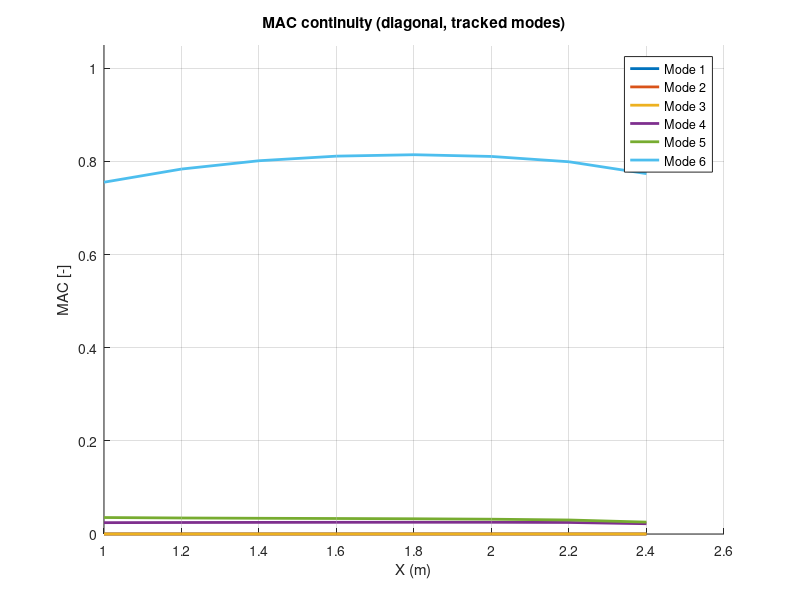
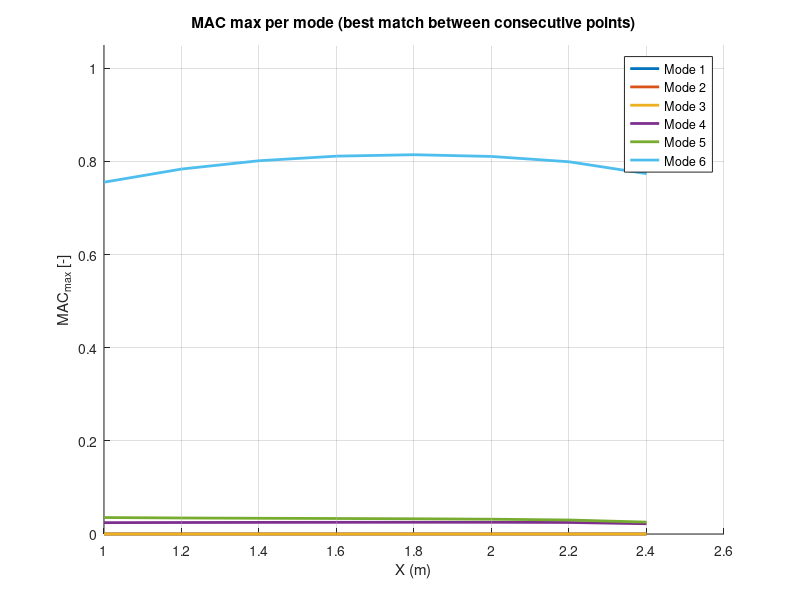
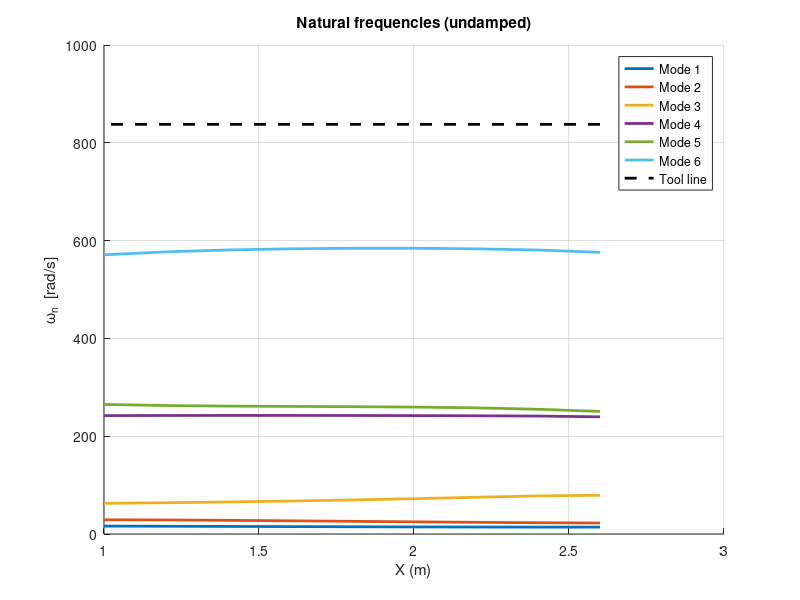
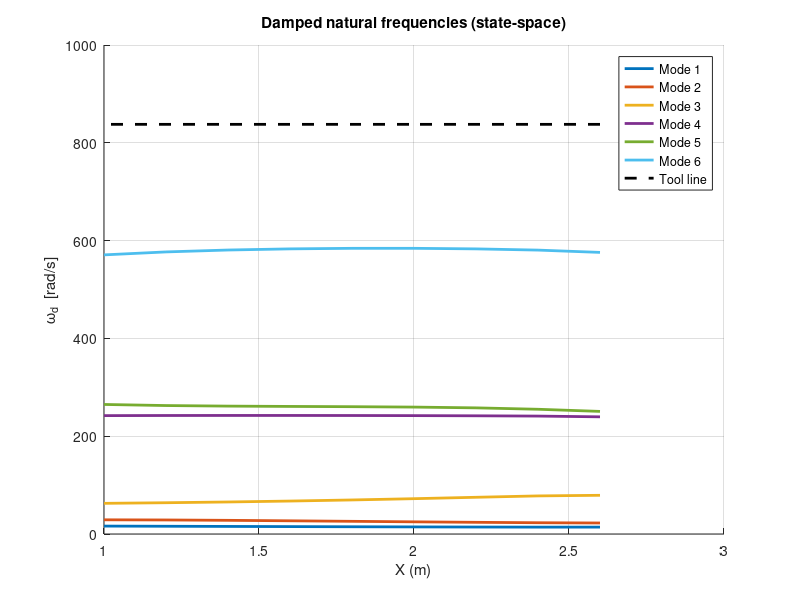

Write the MATLAB code that produced these figures, in order. (Note: this script raises an error after producing the figures.)
function RobotStifnessModel()

% =========================================================================
% RobotStifnessModel.m
%
% Dynamic stiffness + modal model for a 6-DOF industrial robot along a
% Cartesian trajectory.
%
% Pipeline (high level):
%   1) Define robot parameters: DH geometry, link COM, masses, inertias,
%      joint stiffness/damping.
%   2) Define Cartesian target points p [m] and constant TCP orientation Rot [rad].
%   3) Inverse kinematics (GetAngles): returns joint angles q [rad] for each target.
%      - Uses an analytic seed for joints 1–3 (wrist center geometry)
%      - Refines full 6-DOF solution with numerical IK (damped least squares).
%   4) Forward-kinematics sanity check: verifies FK(q) ≈ target p.
%   5) For each posture q:
%      - D(q): inertia matrix [kg·m²]
%      - G(q): gravity torque vector [N·m]
%      - Kg = dG/dq: gravity stiffness (linearization) [N·m/rad]
%      - Kt = Ks + Kg: total joint stiffness [N·m/rad]
%      - Undamped eigenproblem: Kt φ = ωn² D φ
%      - Mode tracking along the path using MAC (modal assurance criterion)
%      - Damped state-space eigenvalues → ωd and damping ratio ζ
%      - Dominant mode in Cartesian X/Y via Jacobian-based weighting
%
% Units:
%   - Length: m
%   - Angle: rad
%   - Mass: kg
%   - Inertia: kg·m²
%   - Joint stiffness Ks: N·m/rad
%   - Joint damping  Cs: N·m·s/rad
%   - Natural frequency ω: rad/s   (f = ω / 2π in Hz)
%   - Cartesian stiffness (modal/static): N/m
% =========================================================================
% Key computed outputs (per posture index p):
%   wn(p,k)      : undamped natural frequencies [rad/s]
%   wd(p,k)      : damped natural frequencies [rad/s] (from state-space)
%   zeta(p,k)    : damping ratios [-]
%   Phi_all{p}   : tracked joint-space mode shapes [6x6] (mass-normalized)
%   DomModeX/Y   : dominant mode index in Cartesian X / Y [-]
%   wn_domX/Y    : dominant undamped natural frequency in X / Y [rad/s]
%   zeta_domX/Y  : damping ratio of the dominant mode in X / Y [-]
%   k_modal_X/Y  : equivalent Cartesian modal stiffness in X / Y [N/m]
%   Kx_static/Y  : static Cartesian stiffness check in X / Y [N/m]
% =========================================================================

clear; clc;
pkg load control

%% =============================================================================
%% ------------------ Parameters -----------------------------------------------
%% =============================================================================

% Toolw is used as a reference excitation line in the frequency plots.

RPM = 2000;                % [rev/min]
z_teeth = 4;               % [-] number of teeth
Toolw = RPM*(2*pi/60)*z_teeth;    % [rad/s] tooth passing frequency

% DH convention (as used by dh_num):
% T_i = RotZ(theta_i) * TransZ(d_i) * TransX(a_i) * RotX(alpha_i)
% where theta_i = q(i). All kinematics/dynamics functions below assume this.


a     = [0.33 1.15 0.115 0 0 0];             % [m]
d     = [0.645 0 0 1.22 0 0.24];             % [m]
alpha = [pi/2 0 pi/2 pi/2 -pi/2 0];         % [rad]

% Link center-of-mass offsets in each link frame (DH frame i):
% r_cm_i = [lc(i); lc_y(i); lc_z(i)] [m]
% In this dataset only the x-offset is used (lc_y = lc_z = 0).

lc    = [0.35 0.60 0.55 0.15 0.12 0.20];     % [m]
lc_y  = [0.00 0.00 0.00 0.00 0.00 0.00];     % [m]
lc_z  = [0.00 0.00 0.00 0.00 0.00 0.00];     % [m]

m     = [315 315 165 20 35 46];              % [kg]

Ixx = [ 12.0  18.0  10.5  0.40  0.80  1.10 ];  % [kg*m^2]
Iyy = [  9.0  14.0   8.0  0.30  0.60  0.90 ];  % [kg*m^2]
Izz = [  6.0   9.5   5.5  0.20  0.40  0.70 ];  % [kg*m^2]

Ixy = [ 0 0 0 0 0 0 ];  % [kg*m^2]
Ixz = [ 0 0 0 0 0 0 ];  % [kg*m^2]
Iyz = [ 0 0 0 0 0 0 ];  % [kg*m^2]

% Ks: diagonal joint stiffness matrix (torsional spring at each joint).
% Cs: diagonal joint viscous damping matrix (linearized joint damping).

Ks = diag([1409800 400760 935280 360000 370000 380000]);    % [N*m/rad]
Cs = diag([2e1  2e2  2e1  5e1  5e1  2e1 ]);     % [N*m*s/rad]
g  = 9.81;                                       % [m/s^2]

%% =============================================================================
%% Trajectory (q1..q6)
%% =============================================================================

% Trajectory definition:
%   p(i,:) = [x y z] target TCP position in base frame [m].
%   Here y is kept at 0 and z at 0.2 m, while x is swept from 2.6 → 1.0 m.

p = [2.6,0,0.2;
2.4,0,0.2;
2.2,0,0.2;
2.0,0,0.2;
1.8,0,0.2;
1.6,0,0.2;
1.4,0,0.2;
1.2,0,0.2;
1.0,0,0.2];   %[m]

p_traj = p;

% --- Orientation convention used in this project ---
% Rot = [psi, theta, phi] = [Rx, Ry, Rz] in radians (roll, pitch, yaw).
% The TCP rotation matrix is built as: R = Rz(phi) * Ry(theta) * Rx(psi)  (ZYX order).

Rot = [0,pi/2,-pi/2];


%% =============================================================================

xpos = p(:,1);

Angcord = GetAngles(a, d, alpha, p, Rot);

% Forward kinematics check:
%   For each IK solution Angcord(i,:), compute FK via dh_num and compare
%   with the requested target position p(i,:). This is the quickest way to
%   detect convention mismatches (DH / tool offset / orientation).

fprintf("\n=== TCP FK check ===\n");
for ii=1:size(Angcord,1)
    T = eye(4);
    for jj=1:6
        T = T * dh_num(a(jj), alpha(jj), d(jj), Angcord(ii,jj));
    end
    fk = T(1:3,4).';
    fprintf("i=%d target=[%.3f %.3f %.3f] fk=[%.3f %.3f %.3f]\n", ...
        ii, p(ii,1),p(ii,2),p(ii,3), fk(1),fk(2),fk(3));
end
fprintf("====================\n\n");

n = 6;

%% =========================================================================
%% Modal analysis
%% =========================================================================

N = size(Angcord,1);

wn   = zeros(N,n);   % [rad/s]
wd   = zeros(N,n);   % [rad/s]
zeta = zeros(N,n);   % [-]

DomModeX = zeros(N,1);
DomModeY = zeros(N,1);

wn_domX = zeros(N,1);
wn_domY = zeros(N,1);

zeta_domX = zeros(N,1);
zeta_domY = zeros(N,1);

k_modal_X = zeros(N,1);
k_modal_Y = zeros(N,1);

Phi_all = cell(N,1);     % store tracked mode shapes
S_all   = cell(N-1,1);   % store MAC matrices between consecutive points
phi_prev = [];

% --- Numerical derivative step (for Kg) ---
epsK = 1e-5;

% --- Sanity check storage (for research plots / QA logs) ---
symErrD  = zeros(N,1);
minEigD  = zeros(N,1);
condD    = zeros(N,1);
Pgrav    = zeros(N,1);
Kg_sens  = zeros(N,1);  % simple sensitivity metric
Kx_static = zeros(N,1);
Ky_static = zeros(N,1);

% === Modal constants at TCP for SLD (per posture, per mode) ===
PhiX_all = zeros(N,n);   % b_x = (Jv*phi)_x
PhiY_all = zeros(N,n);   % b_y = (Jv*phi)_y

uX = zeros(N,n);         % u_xj = b_xj^2  (units ~ 1/kg)
uY = zeros(N,n);         % u_yj = b_yj^2

uXY = zeros(N,n);        % cross term b_xj*b_yj (useful if someone wants Gxy)

k_eq_X = zeros(N,n);     % k_xj = wn^2 / u_xj  [N/m]
k_eq_Y = zeros(N,n);     % k_yj = wn^2 / u_yj  [N/m]

c_eq_X = zeros(N,n);     % c_xj = 2*zeta*wn / u_xj [N*s/m]
c_eq_Y = zeros(N,n);     % c_yj = 2*zeta*wn / u_yj [N*s/m]


for p = 1:N

% =====================================================================
% Per-posture loop
%   For each joint configuration q0 = Angcord(p,:), we build the joint-space
%   dynamic model and extract modal parameters.
%
%   Kt = Ks + Kg includes gravity stiffness (linearization of gravity torque).
%   Undamped modes come from:  Kt * phi = wn^2 * D * phi
%   where D is the inertia matrix.
% =====================================================================

    q0 = Angcord(p,:).';

    % --- Inertia matrix (numeric, exact) ---
    D = inertia_numeric(q0,a,d,alpha,lc,lc_y,lc_z,m,Ixx,Iyy,Izz,Ixy,Ixz,Iyz);

    % --- Gravity stiffness Kg (numeric linearization) ---
    Kg = zeros(n);
    for i=1:n  % Numeric derivative (central difference)
        dq = zeros(n,1);     % A column vector with zeros.
        dq(i)=epsK;          % we apply the perturbation just to the joint i
        Gp = gravity_numeric(q0+dq,a,d,alpha,lc,lc_y,lc_z,m,g);
        Gm = gravity_numeric(q0-dq,a,d,alpha,lc,lc_y,lc_z,m,g);
        Kg(:,i) = (Gp-Gm)/(2*epsK);
    end

    Kt = Ks + Kg;

    % --- Undamped modal problem (eig + mode tracking with MAC) ---

    % Generalized eigenvalue problem:
    % eig(Kt, D) returns eigenvectors phi and eigenvalues W2 = wn^2.
    % The mode shapes are then mass-normalized using D for MAC tracking.

    [phi, W2] = eig(Kt, D);
    wn_tmp = sqrt(real(diag(W2)));   % n×1

    % --- Sort modes by increasing natural frequency (important!) ---
    [wn_tmp, idx_sort] = sort(wn_tmp, 'ascend');
    phi = phi(:, idx_sort);

    % Normalize modes (for MAC comparison)
    for k = 1:n
        phi(:,k) = phi(:,k) / sqrt(phi(:,k)'*D*phi(:,k));
    end

    if p == 1
        perm = 1:n;
    else
        % MAC matrix (0..1) because columns are normalized:
        % MAC = |phi_prev' * phi|^2
        S = abs(phi_prev.' * phi).^2;
        perm = best_perm(S);
        S_all{p-1} = S;
    end

    % Reorder according to tracking permutation
    phi    = phi(:,perm);
    wn_tmp = wn_tmp(perm);





% ================================

    % Store
    wn(p,:) = wn_tmp.';
    Phi_all{p} = phi;
    phi_prev = phi;

    % =========================================================
    % STATIC CARTESIAN STIFFNESS CHECK
    % =========================================================
    J_static = jacobian_numeric(q0,a,d,alpha);
    Jv_static = J_static(1:3,:);

    Kcart_static = inv(Jv_static / Ks * Jv_static');

    Kx_static(p) = Kcart_static(1,1);
    Ky_static(p) = Kcart_static(2,2);



    % ============================
    % Damped state-space model
    % ============================
    Z = zeros(n);
    I = eye(n);

    % Damped second-order system (joint space):
    %   D*qdd + Cs*qd + Kt*q = 0
    % Written in state-space with x = [q; qd]:
    %   xdot = A*x  where
    %   A = [0 I; -D\Kt  -D\Cs]

    A = [ Z         I ;
         -D\Kt    -D\Cs ];

    lam_all = eig(A);

% Select damped eigenvalue for each mode by matching imag(lambda) ~ wn_tmp(k)
lam_c = lam_all(imag(lam_all) > 0);
lam_sel = zeros(n,1);

for k = 1:n
    [~, idx_min] = min(abs(abs(imag(lam_c)) - wn_tmp(k)));
    lam_sel(k) = lam_c(idx_min);
end


lam_sel = lam_sel(:).';
wd(p,:)   = abs(imag(lam_sel));  % [rad/s]
zeta(p,:) = -real(lam_sel) ./ sqrt(real(lam_sel).^2 + imag(lam_sel).^2); % [-]
zeta(p,:) = max(0, min(zeta(p,:), 0.99));

% =========================================================
% Modal constants at TCP for SLD (X/Y) + dominant indices (optional)
% =========================================================
J = jacobian_numeric(q0,a,d,alpha);
Jv = J(1:3,:);

% b = Jv * phi  (3x6).  With phi mass-normalized (phi'*D*phi = I),
% the collocated receptance in X/Y is:
% Gxx(ω) = Σ b_xj^2 / (wn_j^2 - ω^2 + 2i zeta_j wn_j ω)
% Gyy(ω) = Σ b_yj^2 / (wn_j^2 - ω^2 + 2i zeta_j wn_j ω)

B = Jv * phi;              % 3x6
PhiX = B(1,:);             % 1x6  (b_xj)
PhiY = B(2,:);             % 1x6  (b_yj)

PhiX_all(p,:) = PhiX;
PhiY_all(p,:) = PhiY;

% Modal constants for collocated FRFs
uX(p,:)  = PhiX.^2;         % u_xj = b_xj^2
uY(p,:)  = PhiY.^2;         % u_yj = b_yj^2
uXY(p,:) = PhiX.*PhiY;      % cross term if needed (Gxy)

% Avoid division by zero
epsu = 1e-18;
uX(p,:) = max(uX(p,:), epsu);
uY(p,:) = max(uY(p,:), epsu);

% Equivalent (per-mode) stiffness and damping in X/Y (handy to export)
wn_row = wn_tmp(:).';       % 1x6
z_row  = zeta(p,:);         % 1x6

k_eq_X(p,:) = (wn_row.^2) ./ uX(p,:);              % [N/m]
k_eq_Y(p,:) = (wn_row.^2) ./ uY(p,:);              % [N/m]
c_eq_X(p,:) = (2*z_row.*wn_row) ./ uX(p,:);        % [N*s/m]
c_eq_Y(p,:) = (2*z_row.*wn_row) ./ uY(p,:);        % [N*s/m]

% Optional: "dominant" by static-compliance contribution (NOT a SLD rule)
WeightX = uX(p,:) ./ (wn_row.^2);
WeightY = uY(p,:) ./ (wn_row.^2);

[~, idxX] = max(WeightX);
[~, idxY] = max(WeightY);

DomModeX(p) = idxX;
DomModeY(p) = idxY;

wn_domX(p) = wn_row(idxX);
wn_domY(p) = wn_row(idxY);

zeta_domX(p) = z_row(idxX);
zeta_domY(p) = z_row(idxY);

k_modal_X(p) = k_eq_X(p, idxX);
k_modal_Y(p) = k_eq_Y(p, idxY);



    %% =====================================================================
    %% Consistency / sanity checks (stored + optional warnings)
    %% =====================================================================
    symErrD(p) = norm(D - D.', 'fro') / max(1, norm(D,'fro'));
    Ds = (D + D.')/2;                 % symmetric part (for numerical safety)
    ev = eig(Ds);
    minEigD(p) = min(real(ev));
    condD(p) = cond(D);

    % Potential energy (gravity)
    Pgrav(p) = potential_energy_numeric(q0,a,d,alpha,lc,lc_y,lc_z,m,g);

    % Simple Kg sensitivity metric (compare epsK vs 10*epsK)
    Kg2 = zeros(n);
    eps2 = 10*epsK;
    for i=1:n
        dq = zeros(n,1);
        dq(i)=eps2;
        Gp = gravity_numeric(q0+dq,a,d,alpha,lc,lc_y,lc_z,m,g);
        Gm = gravity_numeric(q0-dq,a,d,alpha,lc,lc_y,lc_z,m,g);
        Kg2(:,i) = (Gp-Gm)/(2*eps2);
    end
    Kg_sens(p) = norm(Kg - Kg2,'fro') / max(1, norm(Kg2,'fro'));

    % Optional: warning prints only if something looks bad
    if symErrD(p) > 1e-8
        fprintf('WARN: D not symmetric enough at p=%d (symErr=%g)\n', p, symErrD(p));
    end
    if minEigD(p) <= 0
        fprintf('WARN: D not positive definite at p=%d (minEig=%g)\n', p, minEigD(p));
    end
    if condD(p) > 1e12
        fprintf('WARN: D ill-conditioned at p=%d (cond=%g)\n', p, condD(p));
    end
    if Kg_sens(p) > 0.05
        fprintf('WARN: Kg sensitive to eps at p=%d (sens=%g)\n', p, Kg_sens(p));
    end

end


% =========================================================================
% ==== SLD OUTPUT: save/extrct each value per position =========
% =========================================================================

SLD = struct();

% trayectoria y eje de barrido
SLD.p_xyz   = p_traj;     % [N x 3]
SLD.xpos    = xpos;       % [N x 1]

% modos dominantes
SLD.DomModeX = DomModeX;  % [N x 1]
SLD.DomModeY = DomModeY;  % [N x 1]

% frecuencias dominantes (rad/s) y también en Hz
SLD.wn_domX_rad = wn_domX;                 % [N x 1]
SLD.wn_domY_rad = wn_domY;                 % [N x 1]
SLD.fn_domX_Hz  = wn_domX/(2*pi);          % [N x 1]
SLD.fn_domY_Hz  = wn_domY/(2*pi);          % [N x 1]

% amortiguamiento dominante
SLD.zeta_domX = zeta_domX;  % [N x 1]
SLD.zeta_domY = zeta_domY;  % [N x 1]

% rigidez modal equivalente cartesiana
SLD.k_modal_X = k_modal_X;  % [N x 1]  (N/m)
SLD.k_modal_Y = k_modal_Y;  % [N x 1]  (N/m)

% opcional: chequeo de rigidez estática
SLD.Kx_static = Kx_static;  % [N x 1]
SLD.Ky_static = Ky_static;  % [N x 1]

% 1) Dejarlo disponible en Workspace aunque esto sea una función:
assignin('base','SLD',SLD);

% 2) Guardarlo a disco (MAT):
save(fullfile(tempdir(),'SLD_results.mat'),'SLD');

% =========================================================================
% EXPORT for colleague (SLD): ONE ROW = (posture, mode)
% Use ';' delimiter so Excel (ES locale) doesn't break decimals
% =========================================================================

outDir = tempdir();

% -------- (A) Long table: posture+mode (recommended for SLD code) --------
outCsvLong = fullfile(outDir, 'SLD_modes_long.csv');
fid = fopen(outCsvLong, 'w');

fprintf(fid, ['xpos_m;px_m;py_m;pz_m;mode;', ...
              'wn_rad_s;wd_rad_s;zeta;', ...
              'bX; bY; uX_1_kg; uY_1_kg; uXY_1_kg;', ...
              'kX_N_m;kY_N_m;cX_Ns_m;cY_Ns_m\n']);

for i = 1:N
    for k = 1:n
        fprintf(fid, ['%.12g;%.12g;%.12g;%.12g;%d;', ...
                      '%.12g;%.12g;%.12g;', ...
                      '%.12g;%.12g;%.12g;%.12g;%.12g;', ...
                      '%.12g;%.12g;%.12g;%.12g\n'], ...
            xpos(i), p_traj(i,1), p_traj(i,2), p_traj(i,3), k, ...
            wn(i,k), wd(i,k), zeta(i,k), ...
            PhiX_all(i,k), PhiY_all(i,k), uX(i,k), uY(i,k), uXY(i,k), ...
            k_eq_X(i,k), k_eq_Y(i,k), c_eq_X(i,k), c_eq_Y(i,k));
    end
end

fclose(fid);
fprintf('Saved (SLD long table): %s\n', outCsvLong);

% -------- (B) Summary table: dominant X/Y per posture (for your report) --------
outCsvSummary = fullfile(outDir, 'SLD_summary_XY.csv');
fid = fopen(outCsvSummary, 'w');

fprintf(fid, ['xpos_m;px_m;py_m;pz_m;', ...
              'DomModeX;wnX_rad_s;zetaX;kX_N_m;', ...
              'DomModeY;wnY_rad_s;zetaY;kY_N_m\n']);

for i = 1:N
    fprintf(fid, ['%.12g;%.12g;%.12g;%.12g;', ...
                  '%d;%.12g;%.12g;%.12g;', ...
                  '%d;%.12g;%.12g;%.12g\n'], ...
        xpos(i), p_traj(i,1), p_traj(i,2), p_traj(i,3), ...
        DomModeX(i), wn_domX(i), zeta_domX(i), k_modal_X(i), ...
        DomModeY(i), wn_domY(i), zeta_domY(i), k_modal_Y(i));
end

fclose(fid);
fprintf('Saved (summary): %s\n', outCsvSummary);


%% =========================================================================
%% MAC plots
%% =========================================================================
MAC_diag = zeros(N-1,n);
MAC_max  = zeros(N-1,n);

for p = 2:N
    S = S_all{p-1};  % MAC matrix (0..1)
    for k = 1:n
        MAC_diag(p-1,k) = S(k,k);
        MAC_max(p-1,k)  = max(S(k,:));
    end
end

figure; hold on;
colors = lines(n);
for k = 1:n
    plot(xpos(2:end), MAC_diag(:,k), 'LineWidth', 2, 'Color', colors(k,:));
end
xlabel('X (m)');
ylabel('MAC [-]');
title('MAC continuity (diagonal, tracked modes)');
legend('Mode 1','Mode 2','Mode 3','Mode 4','Mode 5','Mode 6');
grid on; ylim([0 1.05]);

figure; hold on;
for k = 1:n
    plot(xpos(2:end), MAC_max(:,k), 'LineWidth', 2, 'Color', colors(k,:));
end
xlabel('X (m)');
ylabel('MAC_{max} [-]');
title('MAC max per mode (best match between consecutive points)');
legend('Mode 1','Mode 2','Mode 3','Mode 4','Mode 5','Mode 6');
grid on; ylim([0 1.05]);

%% =========================================================================
%% Plot wn (undamped)
%% =========================================================================
figure; hold on;
colors = lines(n);
for i=1:n
    plot(xpos, wn(:,i), 'LineWidth', 2, 'Color', colors(i,:));
end
plot(xpos, Toolw*ones(size(xpos)), 'k--', 'LineWidth', 2);
xlabel('X (m)');
ylabel('\omega_n  [rad/s]');
title('Natural frequencies (undamped)');
legend('Mode 1','Mode 2','Mode 3','Mode 4','Mode 5','Mode 6','Tool line');
grid on;

%% =========================================================================
%% Plot wd (damped)
%% =========================================================================
figure; hold on;
for i=1:n
    plot(xpos, wd(:,i), 'LineWidth', 2, 'Color', colors(i,:));
end
plot(xpos, Toolw*ones(size(xpos)), 'k--', 'LineWidth', 2);
xlabel('X (m)');
ylabel('\omega_d  [rad/s]');
title('Damped natural frequencies (state-space)');
legend('Mode 1','Mode 2','Mode 3','Mode 4','Mode 5','Mode 6','Tool line');
grid on;

%% =========================================================================
%% Plot damping ratios
%% =========================================================================
figure; hold on;
for i=1:n
    plot(xpos, zeta(:,i), 'LineWidth', 2, 'Color', colors(i,:));
end
xlabel('X (m)');
ylabel('\zeta [-]');
title('Modal damping ratio along trajectory');
legend('Mode 1','Mode 2','Mode 3','Mode 4','Mode 5','Mode 6');
grid on;

%% =========================================================================
%% Plot sanity checks (optional but recommended for research)
%% =========================================================================
figure; plot(xpos, symErrD, 'LineWidth', 2); grid on;
xlabel('X (m)'); ylabel('||D-D^T||/||D|| [-]');
title('D symmetry error along trajectory');

figure; plot(xpos, minEigD, 'LineWidth', 2); grid on;
xlabel('X (m)'); ylabel('min eig(Ds) [-]');
title('Minimum eigenvalue of symmetric part of D');

figure; semilogy(xpos, condD, 'LineWidth', 2); grid on;
xlabel('X (m)'); ylabel('cond(D) [-]');
title('Condition number of D');

figure; plot(xpos, Pgrav, 'LineWidth', 2); grid on;
xlabel('X (m)'); ylabel('Potential energy P [J]');
title('Gravity potential energy along trajectory');

figure; plot(xpos, Kg_sens, 'LineWidth', 2); grid on;
xlabel('X (m)'); ylabel('Kg sensitivity metric [-]');
title('Kg sensitivity to eps (compare eps and 10*eps)');

%% =========================================================================
%% Visualización de modos
%% =========================================================================
p_vis  = 1;     % postura
scale  = 0.6;   % exageración modal

plotModalShapes(Angcord, Phi_all, a, d, alpha, p_vis, scale)

%% =========================================================================
%% Plot FRF magnitude
%% =========================================================================

plotFRF(wn,zeta,m,xpos);

%% =========================================================================
%% Plot Cartesian influence of the modes of vibration
%% =========================================================================

figure;
plot(xpos, DomModeX,'o-','LineWidth',2); hold on;
plot(xpos, DomModeY,'s-','LineWidth',2);
xlabel('X (m)');
ylabel('Mode index');
legend('X direction','Y direction');
title('Dominant mode along trajectory');
grid on;

figure;
plot(xpos, wn_domX,'LineWidth',2); hold on;
plot(xpos, wn_domY,'LineWidth',2);
xlabel('X (m)');
ylabel('\omega_n [rad/s]');
legend('X direction','Y direction');
title('Dominant natural frequency');
grid on;

figure;
plot(xpos, zeta_domX,'LineWidth',2); hold on;
plot(xpos, zeta_domY,'LineWidth',2);
xlabel('X (m)');
ylabel('\zeta [-]');
legend('X direction','Y direction');
title('Dominant damping ratio');
grid on;

figure;
plot(xpos, k_modal_X,'LineWidth',2); hold on;
plot(xpos, k_modal_Y,'LineWidth',2);
xlabel('X (m)');
ylabel('k_{modal} [N/m]');
legend('X direction','Y direction');
title('Equivalent Cartesian modal stiffness');
grid on;

figure;
plot(xpos, Kx_static,'LineWidth',2); hold on;
plot(xpos, Ky_static,'LineWidth',2);
xlabel('X (m)');
ylabel('Static Cartesian stiffness [N/m]');
legend('X static','Y static');
title('Static stiffness check');
grid on;

end

% ========================================================================
% Local functions
%   The following helper functions implement kinematics and dynamics and
%   are written to be consistent with the DH transform dh_num().
% ========================================================================


%% =========================================================================
%% NUMERIC INERTIA MATRIX
%% =========================================================================
function D = inertia_numeric(q,a,d,alpha,lc,lc_y,lc_z,m,Ixx,Iyy,Izz,Ixy,Ixz,Iyz)

n = length(q);
T = eye(4); %identity matrix

O = cell(n+1,1); %cell or empty arrange for origin of reference systems
z = cell(n+1,1); %cell or empty arrange for z-axes
R = cell(n,1); %cell or empty arrange for rotation matrix

O{1} = [0;0;0]; % Origin of base reference frame
z{1} = [0;0;1]; % Z axes of the reference frame.

for i=1:n
    T = T * dh_num(a(i),alpha(i),d(i),q(i));
    R{i}   = T(1:3,1:3);
    O{i+1} = T(1:3,4);
    z{i+1} = R{i}*[0;0;1];
end

D = zeros(n);

for i=1:n
    rcm = [lc(i); lc_y(i); lc_z(i)];
    Ocm = O{i+1} + R{i}*rcm;

    Jv = zeros(3,n);
    Jw = zeros(3,n);

    for j=1:i
        Jv(:,j) = cross(z{j},Ocm-O{j});
        Jw(:,j) = z{j};
    end

    Ii = [ Ixx(i) -Ixy(i) -Ixz(i);
          -Ixy(i)  Iyy(i) -Iyz(i);
          -Ixz(i) -Iyz(i)  Izz(i) ];

    D = D + m(i)*(Jv'*Jv) + Jw'*R{i}*Ii*R{i}'*Jw;
end
end

%% =========================================================================
%% GRAVITY MATRIX
%% =========================================================================
function G = gravity_numeric(q,a,d,alpha,lc,lc_y,lc_z,m,g)

n = length(q);
G = zeros(n,1);

epsG = 1e-6; % We define the perturbation used to apply the mathematical formula of the derivative

for k = 1:n
    dqk = zeros(n,1); % A column vector with zeros.
    dqk(k) = epsG; % we apply the perturbation just to the joint k

    Pp = 0; % Potential energy with positive perturbation
    T  = eye(4); % Transformation Matrix storage.
    for i = 1:n
        T = T * dh_num(a(i),alpha(i),d(i),q(i) + dqk(i)); % Transformation matrix with perturbation in the joint k.
        R = T(1:3,1:3);
        O = T(1:3,4);
        rcm = [lc(i); lc_y(i); lc_z(i)]; % Center of mass coordinates for each link.
        Ocm = O + R*rcm;
        Pp = Pp + m(i)*g*Ocm(3); % Potential Energy with Influence on the joint k. (positive perturbation)
    end

    Pm = 0; % Potential energy with negative perturbation
    T  = eye(4); % Transformation Matrix storage.
    for i = 1:n
        T = T * dh_num(a(i),alpha(i),d(i),q(i) - dqk(i)); % Transformation matrix with perturbation in the joint k.
        R = T(1:3,1:3);
        O = T(1:3,4);
        rcm = [lc(i); lc_y(i); lc_z(i)]; % Center of mass coordinates for each link.
        Ocm = O + R*rcm;
        Pm = Pm + m(i)*g*Ocm(3); % Potential Energy with Influence on the joint k. (negative perturbation)
    end

    G(k) = (Pp - Pm) / (2*epsG); % Derivative of the potential energy for each joint. (Column vector)
end

end

%% =========================================================================
%% Potential energy (gravity)
%% =========================================================================
function P = potential_energy_numeric(q,a,d,alpha,lc,lc_y,lc_z,m,g)

n = length(q);
P = 0;
T = eye(4);

for i = 1:n
    T = T * dh_num(a(i),alpha(i),d(i),q(i));
    R = T(1:3,1:3);
    O = T(1:3,4);
    rcm = [lc(i); lc_y(i); lc_z(i)];
    Ocm = O + R*rcm;
    P = P + m(i)*g*Ocm(3);
end

end

%% =========================================================================
%% DH TRANSFORM
%% =========================================================================
function T = dh_num(a,alpha,d,theta)
T = [ ...
 cos(theta) -sin(theta)*cos(alpha)  sin(theta)*sin(alpha) a*cos(theta);
 sin(theta)  cos(theta)*cos(alpha) -cos(theta)*sin(alpha) a*sin(theta);
 0           sin(alpha)             cos(alpha)            d;
 0           0                      0                     1];
end

%% =========================================================================
%% Global assignment per step (permutation)
%% =========================================================================
function perm = best_perm(S)
n = size(S,1);
P = perms(1:n);              % 720 x 6
score = zeros(size(P,1),1);

for k = 1:size(P,1)
    p = P(k,:);
    score(k) = sum(diag(S(:,p)));
end

[~,idx] = max(score);
perm = P(idx,:);
end


%% =========================================================================
%% GEOMETRIC JACOBIAN (end-effector)
%% =========================================================================
function J = jacobian_numeric(q,a,d,alpha)

n = length(q);
T = eye(4);

O = cell(n+1,1);
z = cell(n+1,1);

O{1} = [0;0;0];
z{1} = [0;0;1];

for i=1:n
    T = T * dh_num(a(i),alpha(i),d(i),q(i));
    R = T(1:3,1:3);
    O{i+1} = T(1:3,4);
    z{i+1} = R*[0;0;1];
end

Oe = O{n+1};

Jv = zeros(3,n);
Jw = zeros(3,n);

for j=1:n
    Jv(:,j) = cross(z{j}, Oe - O{j});
    Jw(:,j) = z{j};
end

J = [Jv; Jw];  % 6×n
end

function Angcoord = GetAngles(a, d, alpha, p, Rot)
% IK numéric consistent with dh_num + jacobian_numeric
%solve position + constant orientation for Rot for each point p(i,:)

    P = p;
    phi = Rot(3); theta = Rot(2); psi = Rot(1);

    % wished rotation (tu convención)
    Rz = [cos(phi),-sin(phi),0; sin(phi),cos(phi),0; 0,0,1];
    Ry = [cos(theta),0,sin(theta); 0,1,0; -sin(theta),0,cos(theta)];
    Rx = [1,0,0; 0,cos(psi),-sin(psi); 0,sin(psi),cos(psi)];
    Rdes = Rz*Ry*Rx;

    N = rows(P);
    Angcoord = zeros(N,6);


    q = zeros(6,1);

    for i=1:N
        pdes = P(i,:).';
        [q,info] = ik_dls(q, pdes, Rdes, a, d, alpha);

        Angcoord(i,:) = q.';

        if info.fail
            printf("WARN IK: point %d not converged. pos_err=%.3e ori_err=%.3e\n", ...
                i, info.pos_err, info.ori_err);
        end
    end
end


function [q,info] = ik_dls(q0, pdes, Rdes, a, d, alpha)
% Damped Least Squares IK usando Jacobiano geométrico (espacial) de tu DH

    q = q0;

    maxIter = 200;
    tol_p   = 1e-6;     % [m]
    tol_o   = 1e-6;     % [rad]
    lambda  = 1e-2;     % damping
    stepMax = 0.2;      % [rad] límite por iter (evita saltos)

    fail = false;

    for it=1:maxIter
        [pfk, Rfk] = fk_pos_rot(q, a, d, alpha);

        ep = pdes - pfk;                 % position error (base)
        % orientation error when usign log(Rfk' * Rdes) and transfer to base
        Rerr_body = Rfk.' * Rdes;
        eo_body   = rotvec_from_R(Rerr_body);  % in end effector frame
        eo        = Rfk * eo_body;             % to base frame (coherente con Jacobiano espacial)

        if norm(ep) < tol_p && norm(eo) < tol_o
            break;
        end

        e = [ep; eo];

        J = jacobian_numeric(q, a, d, alpha);   % 6x6 (tu función)

        % DLS: dq = (J'J + λ²I)^-1 J' e
        dq = (J.'*J + (lambda^2)*eye(6)) \ (J.'*e);

        % limit for stability
        ndq = norm(dq);
        if ndq > stepMax
            dq = dq * (stepMax/ndq);
        end

        q = q + dq;

        % wrap a [-pi,pi] to avoid problem with certain configuration
        q = atan2(sin(q), cos(q));
    end

    [pfk, Rfk] = fk_pos_rot(q, a, d, alpha);
    ep = pdes - pfk;
    Rerr_body = Rfk.' * Rdes;
    eo_body   = rotvec_from_R(Rerr_body);
    eo        = Rfk * eo_body;

    info.pos_err = norm(ep);
    info.ori_err = norm(eo);
    info.fail    = (info.pos_err > 1e-4 || info.ori_err > 1e-4);
end


function [p, R] = fk_pos_rot(q, a, d, alpha)
% FK consistent with dh_num

    T = eye(4);
    for j=1:6
        T = T * dh_num(a(j), alpha(j), d(j), q(j));
    end
    p = T(1:3,4);
    R = T(1:3,1:3);
end


function w = rotvec_from_R(R)
% Return rotation vector
% stable for small angles

    tr = trace(R);
    c = (tr - 1)/2;
    c = max(-1, min(1, c));
    ang = acos(c);

    if ang < 1e-12
        w = [0;0;0];
        return;
    end

    % axis = (1/(2sin(ang))) * vee(R - R')
    ax = (1/(2*sin(ang))) * [R(3,2)-R(2,3);
                             R(1,3)-R(3,1);
                             R(2,1)-R(1,2)];
    w = ang * ax;
end



